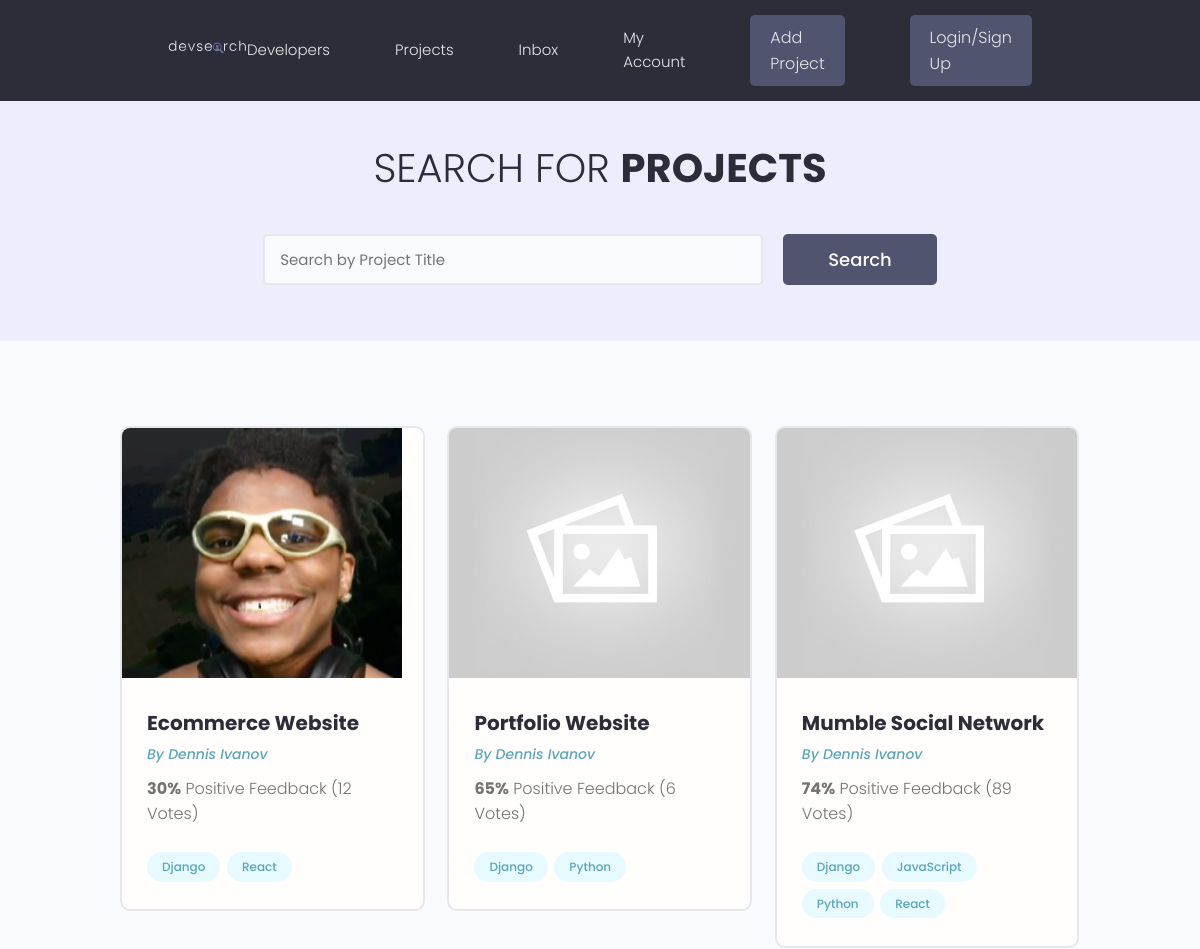
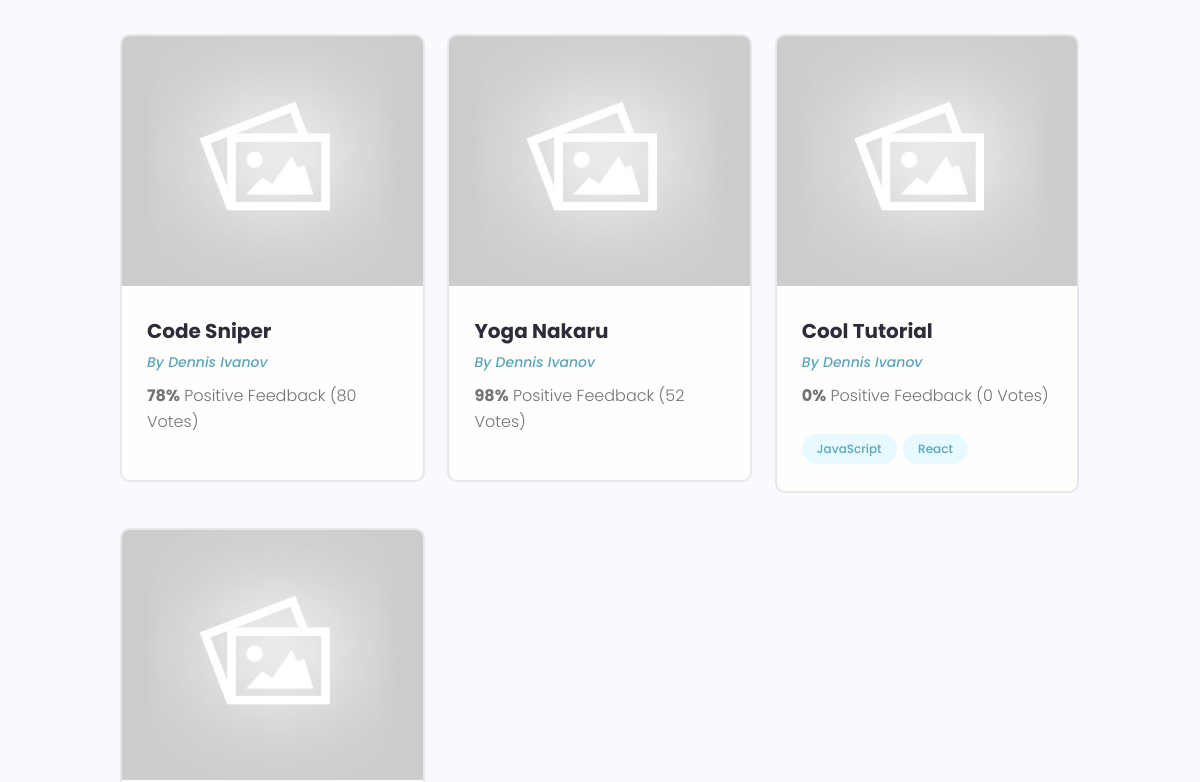
/ (upper part), run on an earlier commit of the app's database (2 pictures, top to bottom).
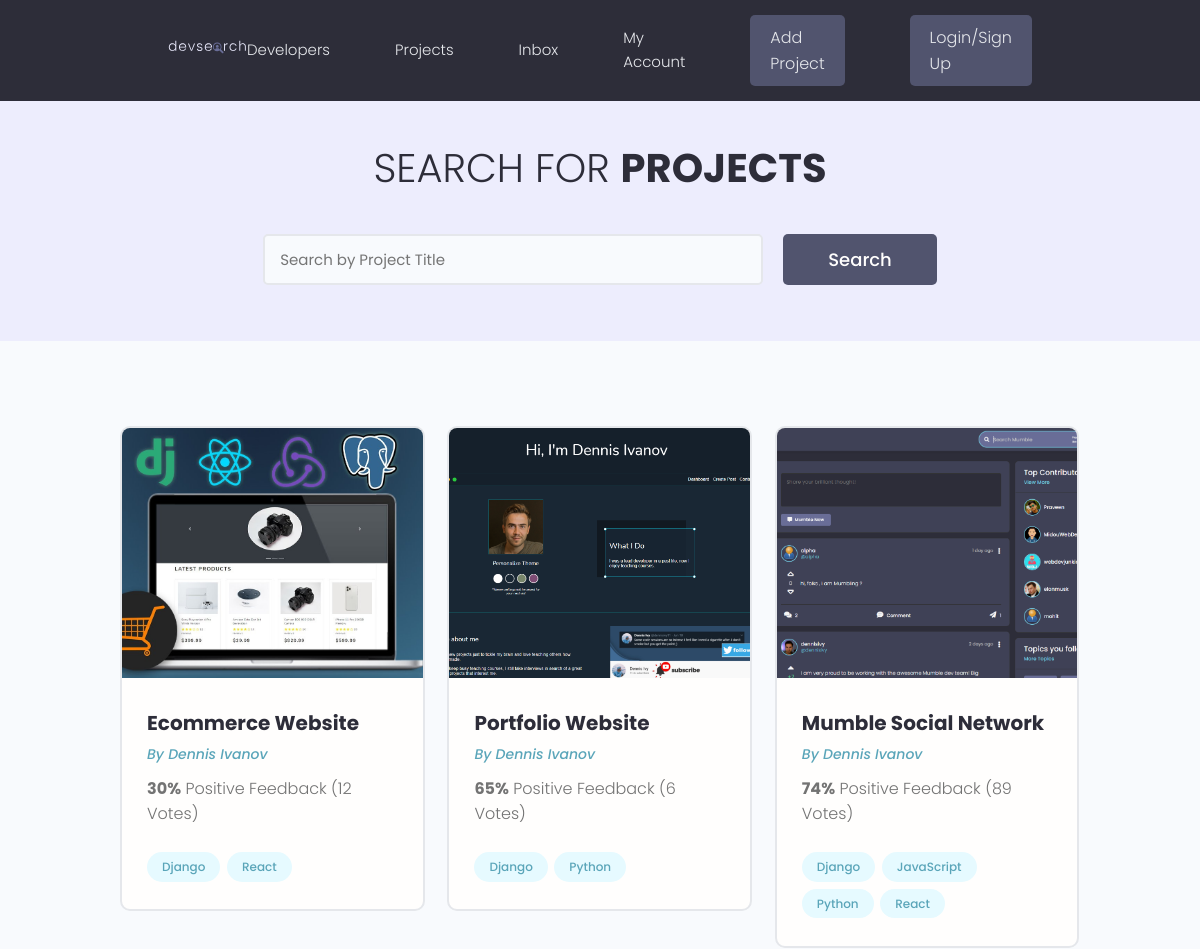
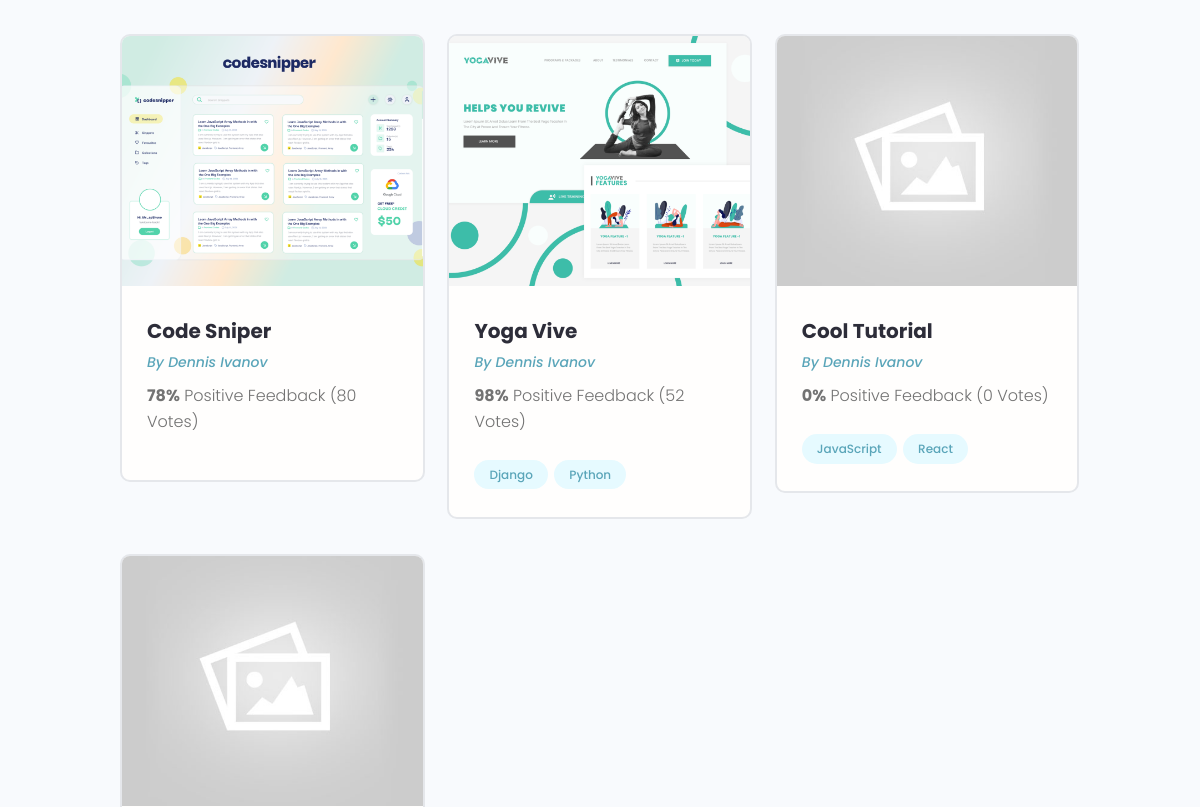
And on a later commit of the database (2 pictures, top to bottom).
### projects/models.py (models this page shows, shortened)
class Project(models.Model):
    title = models.CharField(max_length=200)
    description = models.TextField(null=True, blank=True)
    featured_image = models.ImageField(null=True, blank=True, default="default.jpg")
    demo_link = models.CharField(max_length=2000, null=True, blank=True)
    source_link = models.CharField(max_length=2000, null=True, blank=True)
    tags = models.ManyToManyField('Tag', blank=True)
    vote_total = models.IntegerField(default=0, null=True, blank=True)
    vote_ratio = models.IntegerField(default=0, null=True, blank=True)
    created = models.DateTimeField(auto_now_add=True)
    id = models.UUIDField(default=uuid.uuid4, unique=True, primary_key=True, editable=False)

class Tag(models.Model):
    name = models.CharField(max_length=200)
    created = models.DateTimeField(auto_now_add=True)
    id = models.UUIDField(default=uuid.uuid4, unique=True, primary_key=True, editable=False)
    def __str__(self):
        return self.name

### projects/views.py (the view)
# urls.py: path('', include('projects.urls'))
def projects(request):
    projects = Project.objects.all()
    context = {'projects' : projects}
    return render(request, 'projects/projects.html', context)

### projects/templates/projects/projects.html (shortened to what this page needs)
{% extends 'main.html' %}
{% block content %}
  <main class="projects">
    <section class="hero-section text-center">
      <div class="container container--narrow">
        <div class="hero-section__box">
          <h2>Search for <span>Projects</span></h2>
        </div>
        <div class="hero-section__search">
          <form class="form" action="#" method="get">
            <div class="form__field">
              <input class="input input--text" id="formInput#search" type="text" name="text"
                placeholder="Search by Project Title" />
            </div>
            <input class="btn btn--sub btn--lg" type="submit" value="Search" />
          </form>
        </div>
      </div>
    </section>
    <section class="projectsList">
      <div class="container">
        <div class="grid grid--three">
        {% for project in projects %}
          <div class="column">
            <div class="card project">
              <a href="{% url 'project' project.id %}" class="project">
                <img class="project__thumbnail" src="{{ project.featured_image.url }}" alt="project thumbnail" />
                <div class="card__body">
                  <h3 class="project__title">{{project.title}}</h3>
                  <p><a class="project__author" href="{% url 'project' project.id %}">By Dennis Ivanov</a></p>
                  <p class="project--rating">
                    <span style="font-weight: bold;">{{project.vote_ratio}}%</span> Positive
                    Feedback ({{project.vote_total}} Vote{{project.vote_total|pluralize:"s"}})
                  </p>
                  <div class="project__tags">
                    {% for tag in project.tags.all %}
                    <span class="tag tag--pill tag--main">
                      <small>{{tag}}</small>
                    </span>
                    {% endfor %}
                  </div>
                </div>
              </a>
            </div>
          </div>
        {% endfor %}
        </div>
      </div>
    </section>
  </main>
{% endblock content %}

### templates/main.html (shortened to what this page needs)
<!DOCTYPE html>
{% load static %}
<html>
<head>
    <link rel="stylesheet" href="https://cdn.iconmonstr.com/1.3.0/css/iconmonstr-iconic-font.min.css" />
    <link rel="stylesheet" href="{% static 'uikit/styles/uikit.css' %}" />
    <link rel="stylesheet" href="{% static 'styles/app.css' %}" />
</head>
<body>
    {% include 'navbar.html' %}
    {% block content %}
    {% endblock content%}
</body>
</html>

### templates/navbar.html (shortened to what this page needs)
{% load static %}
<header class="header">
    <div class="container container--narrow">
      <a href="{% url 'projects' %}" class="header__logo">
        <img src="{% static 'images/logo.svg' %}" alt="DevSearch Logo" />
      </a>
      <nav class="header__nav">
        <ul class="header__menu">
          <li class="header__menuItem"><a href="">Developers</a></li>
          <li class="header__menuItem"><a href="{% url 'projects' %}">Projects</a></li>
          <li class="header__menuItem"><a href="">Inbox</a></li>
          <li class="header__menuItem"><a href="">My Account</a></li>
          <li class="header__menuItem"><a href="{% url 'create-project' %}" class="btn btn--sub">Add Project</a></li>
          <li class="header__menuItem"><a href="" class="btn btn--sub">Login/Sign Up</a></li>
        </ul>
      </nav>
    </div>
  </header>

### static/styles/app.css (style rules this page uses)
:root { --color-sub: #2d2d39; }
.btn--sub { background-color: var(--color-sub-light); }
.card { border: 2px solid var(--color-light); }
img { width: 100%; }
.header { position: sticky; z-index: 111; background-color: var(--color-sub); padding: 1.5rem 0; }
.header > .container { display: flex; justify-content: space-between; align-items: center; }
.header__logo > img { height: 3.8rem; }
.header__nav > ul { display: inline-flex; align-items: center; list-style: none; gap: 6.5rem; }
.header__menuItem > a { color: var(--color-light); font-weight: 300; }
.hero-section { height: 40vh; display: flex; align-items: center; background-color: var(--color-sub); }
.hero-section__box { margin-bottom: 4rem; }
.hero-section__box > h2, .hero-section__box > h2 > span { font-size: 4rem; color: var(--color-light); line-height: 1.3; text-transform: uppercase; }
.hero-section__box > h2 { font-weight: 300; }
.hero-section__box > h2 > span { font-weight: 700; }
.hero-section__search > .form { display: flex; align-items: center; justify-content: center; gap: 2rem; }
.hero-section__search > .form input.input--text { width: 50rem; }
.project__author { font-size: 1.4rem; font-style: italic; }
.project--rating { margin-bottom: 1.6em; margin-top: .5em; }
.projects > .hero-section { background: var(--color-sub-lighter); height: 30vh; }
.projects .hero-section__box { margin-bottom: 2.5rem; }
.projects .hero-section__box > h2 { color: var(--color-sub); }
.projects .hero-section__box > h2 > span { font-weight: 700; color: var(--color-sub); }
.projectsList { margin-top: 8rem; }
.project__thumbnail { height: 25rem; object-fit: cover; object-position: top center; }
.project__title { font-size: 2rem; font-weight: 700; color: var(--color-sub); }

### static/uikit/styles/modules/_variables.css (style rules this page uses)
:root { --color-main: #5aa5b9; --color-main-light: #e6faff; --color-sub: #3f4156; --color-sub-light: #51546e; --color-sub-lighter: #ededfd; --color-text: #737373; --color-gray: #8b8b8b; --color-light: #e5e7eb; --color-light-gray: #767676; --color-bg: #f8fafd; --color-white: #fffefd; --color-white-light: #f3f3f3; --color-success: #359e64; --color-success-bg: #def8e8; --color-error: #fc4b0b; --color-error-bg: #fff2ee; --font-base: 'Poppins', arial, helvetica, 'Segoe UI', roboto, ubuntu, sans-serif; --font-monospace: 'Fira Code', 'Courier New', courier, monospace; --font-regular: 300; --font-medium: 500; --font-bold: 700; --generic-shadow: 1px 1px 5px #00000010; --generic-transition: all 0.3s ease-in-out; }

### static/uikit/styles/modules/_base.css (style rules this page uses)
* { margin: 0; padding: 0; box-sizing: border-box; text-rendering: optimizeLegibility; color: inherit; font-size: inherit; }
html { font-size: 50%; }
@media only screen and (min-width: 480px) { html { font-size: 56.25%; } }
@media only screen and (min-width: 1200px) { html { font-size: 62.5%; } }
body { line-height: 1.6; font-weight: 400; font-size: 1.5rem; color: var(--color-text); background-color: var(--color-bg); min-height: 100vh; }

### static/uikit/styles/modules/_typography.css (style rules this page uses)
* { font-family: var(--font-base); }
h2 { font-size: 3.6rem; font-weight: var(--font-bold); }
h3 { font-size: 3.2rem; font-weight: var(--font-medium); }
p, span, strong { font-size: 1.6rem; color: var(--color-text); font-weight: var(--font-regular); }
a { padding-bottom: 2px; text-decoration: none; display: inline-block; color: var(--color-main); font-weight: var(--font-medium); }

### static/uikit/styles/modules/_utilities.css (style rules this page uses)
.container { width: 92%; max-width: 165rem; margin: 0 auto; box-sizing: border-box; }
.container--narrow { width: 92%; max-width: 120rem; }
@media screen and (min-width: 1000px) { .container { width: 90%; } }
@media screen and (min-width: 1000px) { .container--narrow { width: 85%; } }
@media screen and (min-width: 1200px) { .container { width: 80%; } }
@media screen and (min-width: 1200px) { .container--narrow { width: 72%; } }
.text-center { text-align: center; }

### static/uikit/styles/modules/_button.css (style rules this page uses)
.btn { display: inline-block; position: relative; cursor: pointer; background-color: var(--color-light); font-weight: var(--font-medium); color: var(--color-sub); text-decoration: none; padding: 1rem 2rem; border-radius: 0.5rem; border: none; width: -webkit-fit-content; width: -moz-fit-content; width: fit-content; height: -webkit-fit-content; height: -moz-fit-content; height: fit-content; font-size: 1.6rem; outline-width: 0; outline-color: transparent; -webkit-backface-visibility: hidden; backface-visibility: hidden; transition: all 0.3s ease-in-out; }
.btn--sub { background-color: var(--color-sub); color: var(--color-white); }
.btn--lg { font-size: 1.8rem; padding: 1.2rem 4.5rem; }

What changed in the data, as far as the page shows it:
changed Project "Ecommerce Website": featured_image: a different picture
changed Project "Portfolio Website": featured_image: picture added in place of a placeholder
changed Project "Mumble Social Network": featured_image: picture added in place of a placeholder
changed Project "Code Sniper": featured_image: picture added in place of a placeholder
changed Project: featured_image: picture added in place of a placeholder; title "Yoga Nakaru" → "Yoga Vive"; gains Tag (name "Django"); gains Tag (name "Python")
